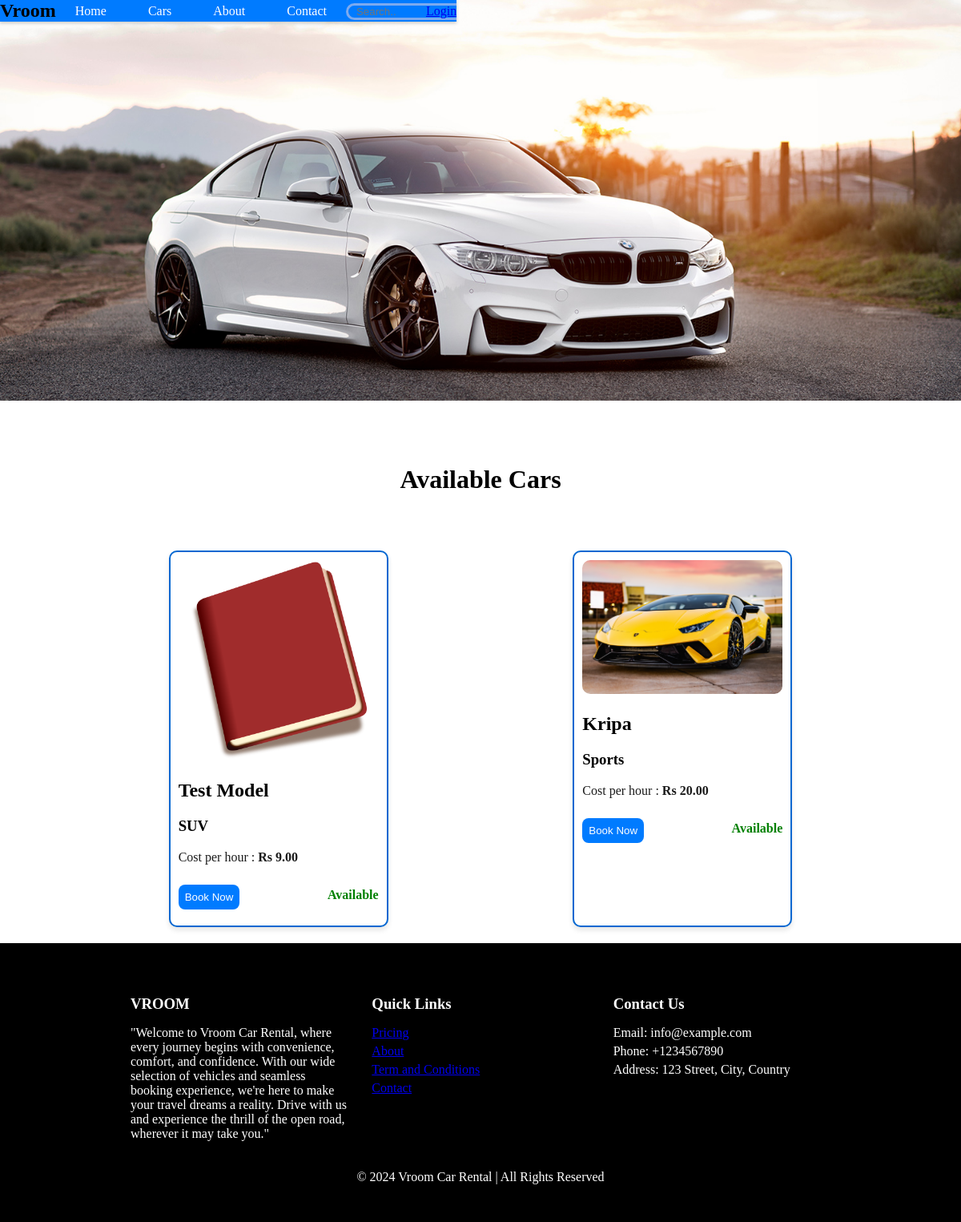
The page /cars/available-cars/ on the database as committed earlier.
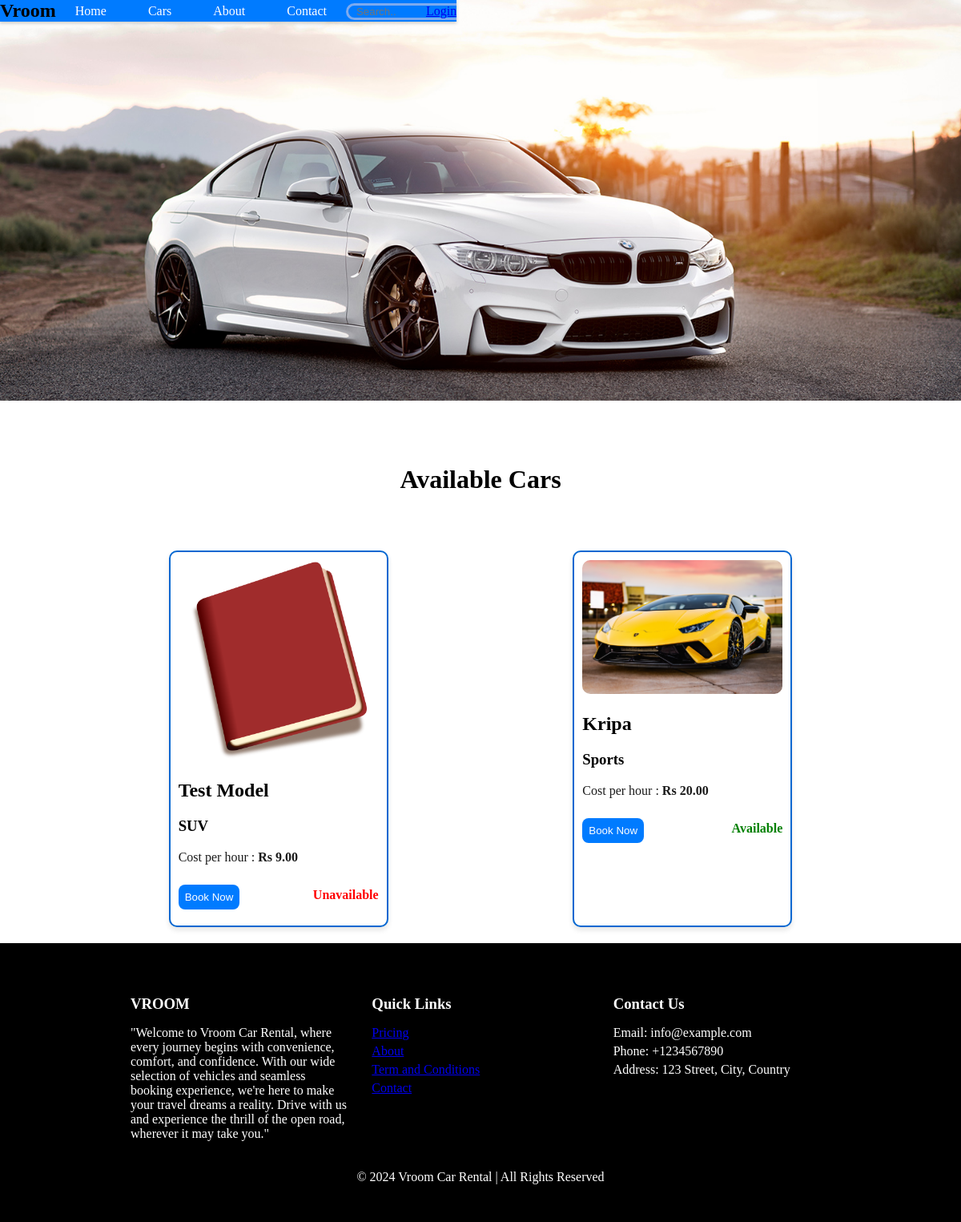
The same page on the database as committed later.
### booking/models.py (models this page shows, shortened)
class Car(models.Model):
    AVAILABILITY_CHOICES = [
        ('available', 'Available'),
        ('unavailable', 'Unavailable'),
        ('maintenance', 'Maintenance'),
    ]
    LOCATION_CHOICES = [('Kathmandu','Kathmandu'),('Pokhara','Pokhara')]
    TYPES = [('Sedan','Sedan'),('Sports','Sports'),('SUV','SUV'),('EV','EV'),('MPV','MPV')]
    car_location = models.CharField(max_length=100, choices=LOCATION_CHOICES)
    availability = models.CharField(max_length=20, choices=AVAILABILITY_CHOICES, default='available')
    image = models.ImageField(upload_to='car_images/', blank=True, null=True)
    hourly_rate = models.DecimalField(max_digits=10, decimal_places=2)
    type = models.CharField(max_length=20, choices=TYPES, default='Unknown')
    model = models.CharField(max_length=100)
    mileage = models.DecimalField(max_digits=5, decimal_places=2, default=0.0)
    transmission = models.CharField(max_length=50)
    seats = models.IntegerField(default=0)
    luggage = models.IntegerField(default=0)
    fuel = models.CharField(max_length=50)

### booking/views.py (the view)
# urls.py: path('available-cars/', available_cars, name='available_cars'),
def available_cars(request):
    all_cars = Car.objects.all()
    return render(request, 'availablecar.html', {'cars': all_cars})

### templates/availablecar.html (shortened to what this page needs)
{% extends "base.html" %}
{% load static %}
{% block head %}
    <link rel="stylesheet" href="{% static 'style.css' %}">
    <link rel="stylesheet" href="{% static 'availablecar.css' %}">
    <link rel="stylesheet" href="https://cdnjs.cloudflare.com/ajax/libs/font-awesome/6.0.0-beta3/css/all.min.css" />
  <link rel="stylesheet" href="https://cdn.jsdelivr.net/npm/flatpickr/dist/flatpickr.min.css">
{% endblock %}
{% block content %}
    <div class="car-slider">
      <img src="{% static 'BMW.png' %}" alt="" srcset="">
    </div>
    <h1>Available Cars</h1>
    {% if cars %}
      <div class="car-container">
        {% for car in cars %}
        <div class="car">
            <img src="{{ car.image.url }}" alt="{{ car.model }}" width="100"/>
            <h2>{{ car.model }}</h2>
            <h3>{{ car.type }}</h3>
            <p style="color: rgb(27, 27, 27);">Cost per hour : <strong>Rs {{ car.hourly_rate }}</strong></p>
            <div style="display: flex; justify-content: space-between; align-items: center; height: 50px;">
                <a href="{% url 'bookings' car.id %}"><button type="button" style="background-color: #007bff; border-radius: 8px; padding: 8px; color: white;">Book Now</button></a>
                <p class="availability {{ car.availability|lower }}">{{ car.availability }}</p>
            </div>
        </div>
        {% endfor %}
      </div>
    {% endif %}
{% endblock %}

### templates/base.html (shortened to what this page needs)
{% load static %}
<!DOCTYPE html>
<html>
<head>
  {% block head %}{% endblock %}
  <link rel="stylesheet" href="{% static 'nav.css' %}"">
</head>
<body>
  <nav class="navbar">
    <div class="logo">Vroom</div>
    <div class="navbar-links">
        <a href="{%url 'home'%}">Home</a>
        <a href="{%url 'available_cars'%}">Cars</a>
        <a href="{%url 'about'%}">About</a>
        <a href="#">Contact</a>
    </div>
    <div class="search">
        <input type="text" placeholder="Search..">
    </div>
    {% if user.is_authenticated %}
        <div class="user-dropdown">
            <button class="dropbtn" id="dropdownButton">
                <img src="https://cdn-icons-png.flaticon.com/128/3135/3135715.png" alt="User">
            </button>
            <div class="dropdown-content" id="dropdownContent">
                <a href="{% url 'view_bookings' %}">Profile</a>
                <a href="{%url 'faq'%}">Help</a>
                <a href="{% url 'logout' %}">Logout</a>
            </div>
        </div>
    {% else %}
        <a href="{% url 'login' %}" class="login-button">Login</a>
    {% endif %}
</nav>
  <main>
    {% block content %}
    {% endblock %}
  </main>
  <footer class="footer">
    <div class="footer-content">
      <div class="footer-section">
        <h3>VROOM</h3>
        <p>"Welcome to Vroom Car Rental, where every journey begins with convenience, comfort, and confidence. With our
          wide selection of vehicles and seamless booking experience, we're here to make your travel dreams a reality.
          Drive with us and experience the thrill of the open road, wherever it may take you."</p>
      </div>
      <div class="footer-section">
        <h3>Quick Links</h3>
        <ul>
          <li><a href="#">Pricing</a></li>
          <li><a href="#">About</a></li>
          <li><a href="#">Term and Conditions</a></li>
          <li><a href="#">Contact</a></li>
        </ul>
      </div>
      <div class="footer-section">
        <h3>Contact Us</h3>
        <ul>
          <li>Email: info@example.com</li>
          <li>Phone: +1234567890</li>
          <li>Address: 123 Street, City, Country</li>
        </ul>
      </div>
    </div>
    <div class="footer-bottom">
      &copy; 2024 Vroom Car Rental | All Rights Reserved
    </div>
  </footer>
  </body>
</html>

### vroom/static/style.css (style rules this page uses)
body { padding: 0; margin: 0; }
body { height: 100vh; overflow-y: auto; }
button { width: calc(100% -20px); padding: 10px; margin-top: 30px; margin-bottom: 10px; border: none; border-radius: 5px; background-color: #007bff; color: white; cursor: pointer; }
.car { width: 250px; margin: 20px; padding: 10px; border: 2px solid #0367d1; border-radius: 10px; background-color: #fff; box-shadow: 0 4px 6px rgba(0, 0, 0, 0.1); transition: transform 0.3s ease-in-out; }
.car img { width: 100%; border-radius: 10px; }
.car h3 { margin-top: 10px; text-align: left; }
.car p { margin-top: 10px; text-align: left; }
.footer { background-color: #000; color: #fff; padding: 47px 163px; }
.footer-content { display: flex; justify-content: space-between; align-items: flex-start; }
.footer-section { flex: 0 0 calc(33.33% - 20px); }
.footer-section h3 { margin-bottom: 10px; }
.footer-section ul { list-style-type: none; padding: 0; }
.footer-section ul li { margin-bottom: 5px; }
.footer-bottom { text-align: center; margin-top: 20px; }

### booking/static/availablecar.css (style rules this page uses)
main { color: #000000; }
h1 { text-align: center; font-size: 2em; margin-top: 80px; }
h3 { text-align: left; }
.car-slider { height: 500px; }
.car-slider img { width: 100%; height: 500px; object-fit: cover; }
.car-container { margin-top: 50px; display: flex; flex-wrap: wrap; justify-content: space-evenly; }
.car p { text-align: left; }
.car button { margin: 0; }
.car .availability { font-weight: bold; text-transform: capitalize; }
.availability.available { color: green; }
.availability.unavailable { color: red; }

### booking/static/nav.css (style rules this page uses)
.navbar { background-color: #007bff; overflow: hidden; position: fixed; top: 0; left: 0; z-index: 3; display: flex; align-items: center; box-shadow: 0 2px 4px 0 rgba(0, 0, 0, 0.2); margin-bottom: 350px; }
.navbar .logo { font-size: 24px; font-weight: bold; }
.navbar .navbar-links { flex-grow: 1; }
.navbar .navbar-links a { color: white; text-align: center; padding: 20px 24px; text-decoration: none; transition: background-color 0.3s ease; }
.navbar .search { display: flex; align-items: start; width: 100px; height: 20px; }
.navbar .search input[type="text"] { border-radius: 20px; padding: 0 10px; border: 3px solid #7caaef; color: #e2d9d9; background-color: transparent; outline: none; }

Rows that differ between the two databases and show on the page:
changed Car "Test Model": availability "Available" → "Unavailable"
